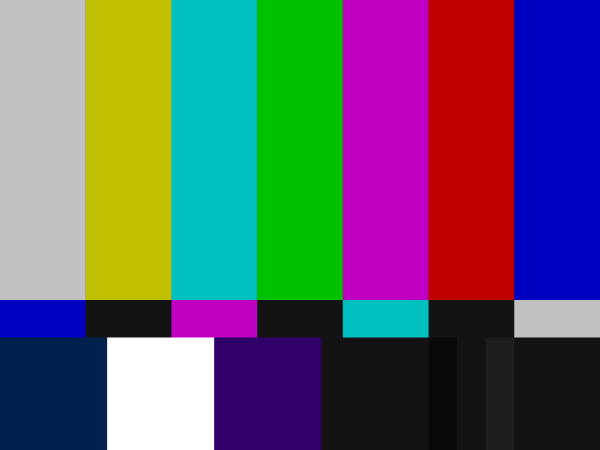
#> input picture data/img/calib_image.png, 1200 x 900 px, found by its file name (shown at 1/2 size)
$ python bitmap_generation.py
#> lines starting #> are read from the running program, lines starting #| are printed output that depends on the picture
import numpy as np
import cv2 as cv
import time

MAX_RES = 64

start = time.time()
# Load an image
raw_img = cv.imread('data/img/calib_image.png')
#> raw_img is the input picture: shape (900, 1200, 3); mean B, G, R 104.6, 93.4, 94.1
assert raw_img is not None, "Image failed to load; Image is None"

# Get the current height and width
height = raw_img.shape[0]
#> height = 900
width = raw_img.shape[1]
#> width = 1200

# Calculate which factor is needed for the maximum size of MAX_RES
height_factor = MAX_RES/height
#> height_factor = 0.0711
width_factor = MAX_RES/width
#> width_factor = 0.0533
factor = min(height_factor, width_factor)
#> factor = 0.0533

height = height*factor
#> height = 48
width = width*factor
#> width = 64
new_size = (int(height), int(width))
#> new_size = (48, 64)

# Resize the raw image
resized_img = cv.resize(raw_img, new_size, interpolation=cv.INTER_LINEAR)
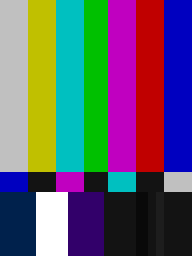
#> resized_img: shape (64, 48, 3) (shown 4 times larger); mean B, G, R 105.9, 91.9, 95.3

# Recolor image
def remap_channel(channel, bit_out : int):
    factor = (2**bit_out-1)/256
    out = np.array(channel)
    rows = out.shape[0]
    columns = out.shape[1]

    for i in range(rows):
        for j in range(columns):
            out[i][j] = round(channel[i][j]*factor)
    return out

b, g, r = cv.split(resized_img)
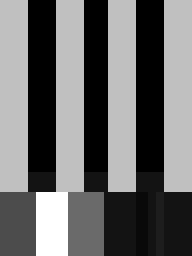
#> b: shape (64, 48) (shown 4 times larger); min 0, max 255, mean 105.9
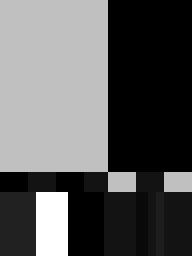
#> g: shape (64, 48) (shown 4 times larger); min 0, max 255, mean 91.9
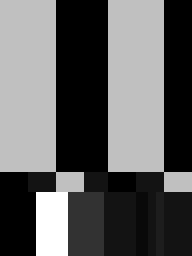
#> r: shape (64, 48) (shown 4 times larger); min 0, max 255, mean 95.3

new_b = b >> 6
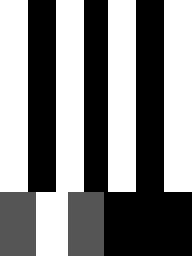
#> new_b: shape (64, 48) (shown 4 times larger); min 0, max 3, mean 1.53; drawn with min black and max white
new_g = g >> 5
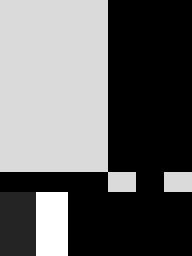
#> new_g: shape (64, 48) (shown 4 times larger); min 0, max 7, mean 2.74; drawn with min black and max white
new_r = r >> 5

compressed = (new_b << 0) + (new_g << 2) + (new_r << 5)
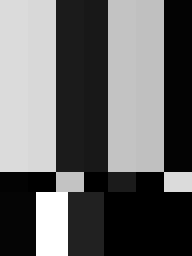
#> compressed: shape (64, 48) (shown 4 times larger); min 0, max 255, mean 103
# [10 lines of commented-out code are left out]
print(time.time() - start)


with open('./experiments/bitmap_calib2.h', 'w') as file:
    file.write("#ifndef BITMAP_H\n")
    file.write("#define BITMAP_H\n")
    file.write("\n")
    file.write("const unsigned char bitmap_calib[] = {\n")

    for i in range(compressed.shape[0]):
        for j in range(compressed.shape[1]):
            file.write(str(hex(int(compressed[i][j]))) + ', ')
        file.write('\n')

    file.write("};\n")
    file.write("#endif")

# cv.imshow('raw', raw_img)
cv.imshow('resized', resized_img)
# cv.imshow('recoloured', recoloured_img)
cv.waitKey(0)
